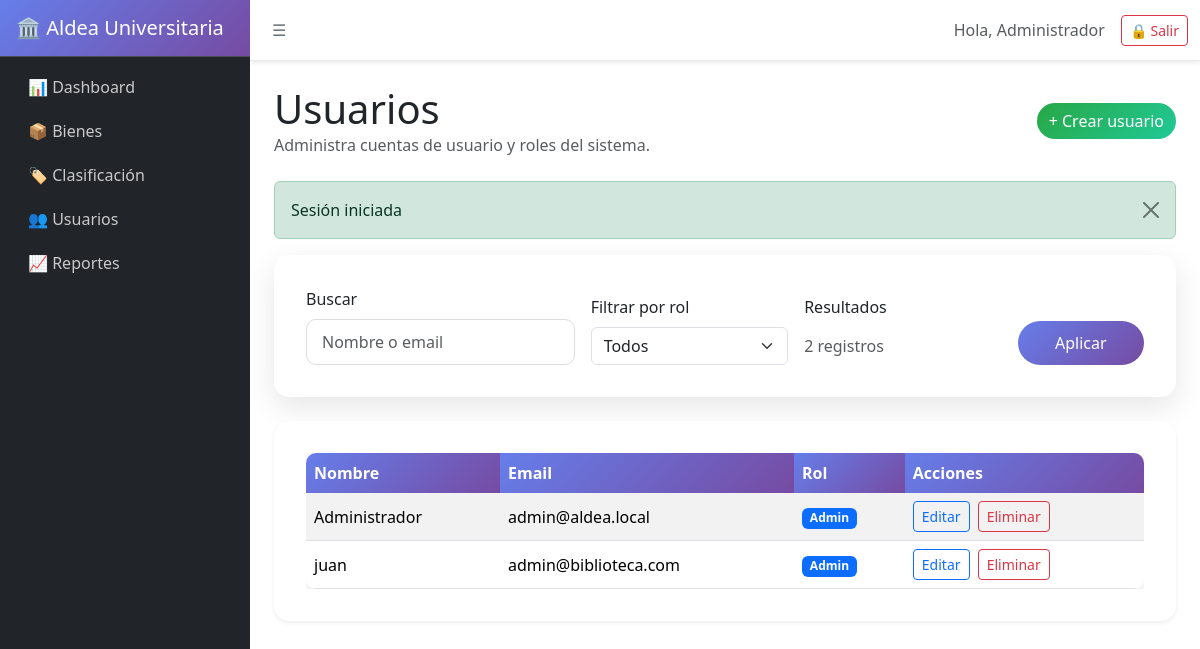
The app's page /users (signed in) with its own data.
### tables this page shows
CREATE TABLE users (
  id INTEGER PRIMARY KEY AUTOINCREMENT,
  nombre TEXT NOT NULL,
  email TEXT NOT NULL UNIQUE,
  rol TEXT NOT NULL,
  password_hash TEXT NOT NULL
);

### app/Core/Controller.php (called while the page is built, shortened)
<?php
abstract class Controller
{
    protected function render(string $view, array $data = [], string $layout = 'layouts/header'): void
    {
        extract($data, EXTR_SKIP);
        require __DIR__ . '/../Views/' . $view . '.php';
        require __DIR__ . '/../Views/layouts/footer.php';
    }
}

### app/Controllers/UsersController.php (called while the page is built, shortened)
<?php
final class UsersController extends Controller
{
    public function index(): void
    {
        $search = trim((string)($_GET['search'] ?? ''));
        $role = trim((string)($_GET['role'] ?? ''));
        $page = max(1, (int)($_GET['page'] ?? 1));
        $perPage = 10;
        $filters = ['search' => $search, 'role' => $role];
        $total = User::count($filters);
        $pages = max(1, (int)ceil($total / $perPage));
        $page = min($page, $pages);
        $users = User::search($filters, $perPage, ($page - 1) * $perPage);
        $this->render('users/index', [
            'title' => 'Usuarios',
            'csrf' => Csrf::token('user_delete'),
            'users' => $users,
            'search' => $search,
            'role' => $role,
            'page' => $page,
            'pages' => $pages,
            'total' => $total,
            'perPage' => $perPage,
        ]);
    }
}

### public/index.php (called while the page is built, shortened)
<?php
try {
    $router = new Router();
    $router->dispatch();
} catch (Throwable $e) {
    error_log($e->getMessage());
    http_response_code(500);
    $file = __DIR__ . '/../app/Views/layouts/500.php';
    if (is_file($file)) {
        require $file;
    } else {
        echo '500 - Error interno del servidor';
    }
}

### app/Models/User.php (called while the page is built, shortened)
<?php
final class User
{
    public static function search(array $filters, int $limit, int $offset): array
    {
        $config = require __DIR__ . '/../Config/config.php';
        $pdo = Database::getInstance($config['db']);
        $params = [];
        $where = self::buildFilterSql($filters, $params);
        $sql = 'SELECT id, nombre, email, rol FROM users' . $where . ' ORDER BY nombre LIMIT :limit OFFSET :offset';
        $stmt = $pdo->prepare($sql);
        $stmt->bindValue(':limit', $limit, \PDO::PARAM_INT);
        $stmt->bindValue(':offset', $offset, \PDO::PARAM_INT);
        $stmt->execute();
        return $stmt->fetchAll();
    }
    public static function count(array $filters): int
    {
        $config = require __DIR__ . '/../Config/config.php';
        $pdo = Database::getInstance($config['db']);
        $params = [];
        $where = self::buildFilterSql($filters, $params);
        $stmt = $pdo->prepare('SELECT COUNT(*) AS total FROM users' . $where);
        $stmt->execute($params);
        $row = $stmt->fetch();
        return isset($row['total']) ? (int)$row['total'] : 0;
    }
    private static function buildFilterSql(array $filters, array &$params): string
    {
        $clauses = [];
        $search = trim((string)($filters['search'] ?? ''));
        $role = trim((string)($filters['role'] ?? ''));
        return $clauses ? ' WHERE ' . implode(' AND ', $clauses) : '';
    }
}

### app/Views/users/index.php (the view, shortened to what this page needs)
<?php $users = $users ?? []; ?>
<div class="d-flex justify-content-between align-items-center mb-4">
  <div>
    <h1 class="mb-0">Usuarios</h1>
    <p class="text-muted mb-0">Administra cuentas de usuario y roles del sistema.</p>
  </div>
  <a class="btn btn-success" href="/users/create">+ Crear usuario</a>
</div>
<?php require __DIR__ . '/../components/flash.php'; ?>
<?php $search = $search ?? ''; ?>
<?php $total = $total ?? 0; ?>
<div class="card mb-4">
  <div class="card-body">
    <form method="get" action="/users" class="row g-3 align-items-end">
      <div class="col-md-4">
        <label class="form-label">Buscar</label>
        <input type="search" name="search" class="form-control" placeholder="Nombre o email" value="<?= htmlspecialchars($search, ENT_QUOTES, 'UTF-8') ?>">
      </div>
      <div class="col-md-3">
        <label class="form-label">Filtrar por rol</label>
        <select class="form-select" name="role">
          <option value="">Todos</option>
        </select>
      </div>
      <div class="col-md-3">
        <label class="form-label">Resultados</label>
        <div class="form-control-plaintext text-muted"><?= $total ?> registros</div>
      </div>
      <div class="col-md-2 d-grid">
        <button type="submit" class="btn btn-primary">Aplicar</button>
      </div>
    </form>
  </div>
</div>
<div class="card shadow-sm">
  <div class="card-body">
    <div class="table-responsive">
      <table class="table table-striped align-middle mb-0">
  <thead>
    <tr>
      <th>Nombre</th>
      <th>Email</th>
      <th>Rol</th>
      <th>Acciones</th>
    </tr>
  </thead>
  <tbody>
    <?php foreach ($users as $user): ?>
      <tr>
        <td><?= htmlspecialchars($user['nombre'], ENT_QUOTES, 'UTF-8') ?></td>
        <td><?= htmlspecialchars($user['email'], ENT_QUOTES, 'UTF-8') ?></td>
        <td>
          <?php if ($user['rol'] === 'admin'): ?>
            <span class="badge bg-primary">Admin</span>
          <?php else: ?>
            <span class="badge bg-secondary">Operador</span>
          <?php endif; ?>
        </td>
        <td>
          <a href="/users/edit?id=<?= $user['id'] ?>" class="btn btn-sm btn-outline-primary">Editar</a>
          <form method="post" action="/users/delete" class="d-inline-block ms-1" onsubmit="return confirm('¿Eliminar este usuario?');">
            <button type="submit" class="btn btn-sm btn-outline-danger">Eliminar</button>
          </form>
        </td>
      </tr>
    <?php endforeach; ?>
  </tbody>
    </table>
    </div>
  </div>
</div>

### public/assets/css/signal-style.css (style rules this page uses)
.card { border: none; border-radius: 15px; box-shadow: 0 10px 30px rgba(0,0,0,0.1); transition: transform 0.3s ease; }
.card-body { padding: 2rem; }
.btn-primary { background: linear-gradient(135deg, #667eea 0%, #764ba2 100%); border: none; border-radius: 25px; padding: 10px 20px; }
.btn-success { background: linear-gradient(135deg, #28a745 0%, #20c997 100%); border: none; border-radius: 25px; }
.table { border-radius: 10px; overflow: hidden; box-shadow: 0 5px 15px rgba(0,0,0,0.1); }
.table thead th { background: linear-gradient(135deg, #667eea 0%, #764ba2 100%); color: white; border: none; }
.form-control { border-radius: 10px; border: 1px solid #ddd; padding: 10px 15px; }

### records on screen
users: nombre "Administrador", email "admin@aldea.local", rol "Admin"
users: nombre "juan", email "admin@biblioteca.com", rol "Admin"

### other values on screen
$_SESSION['user']['nombre'] "Administrador"
$flash['message'] "Sesión iniciada"
$total "2"
